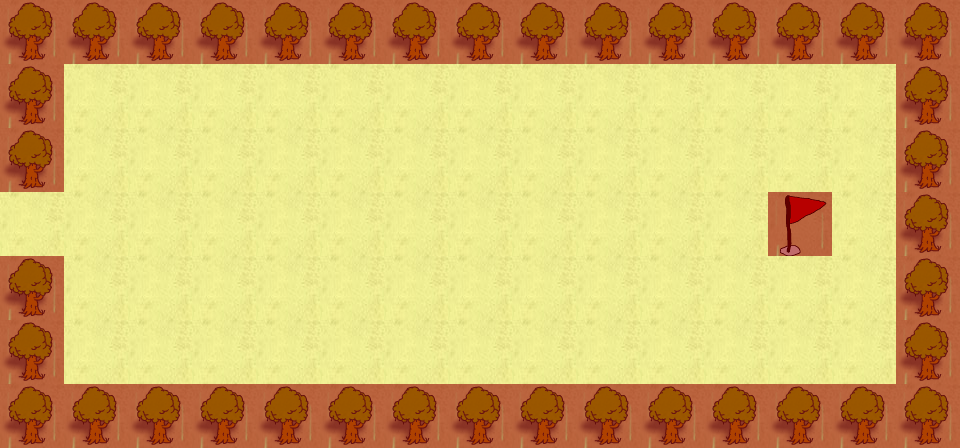

Rendered tile map (Tiled .tmx) drawn with the repository's tilesets; below, a short description and the map source with its tile grids summarised:
An orthogonal 15x7 tile map with 64x64 px tiles, 3 tile layers (ground, foreground, SpecialLayer), 8 tilesets and 13 objects (characters/player/player, characters/npcs/myla/myla, characters/npcs/snake/ben, characters/npcs/snake/robert, characters/npcs/snake/alexandra, ...).

<map version="1.0" orientation="orthogonal" width="15" height="7" tilewidth="64" tileheight="64">
 <tileset firstgid="1" name="water" tilewidth="64" tileheight="64">
  <image source="../../../../tiles/water.png" width="320" height="1216" />
 </tileset>
 <tileset firstgid="96" name="jungle" tilewidth="64" tileheight="64">
  <image source="../../../../tiles/jungle.png" width="320" height="1216" />
 </tileset>
 <tileset firstgid="191" name="paths" tilewidth="64" tileheight="64">
  <image source="../../../../tiles/paths.png" width="320" height="1216" />
 </tileset>
 <tileset firstgid="286" name="objects" tilewidth="64" tileheight="64">
  <image source="../../../../tiles/objects.png" width="320" height="1216" />
 </tileset>
 <tileset firstgid="381" name="sand" tilewidth="64" tileheight="64">
  <image source="../../../../tiles/sand.png" width="320" height="1216" />
 </tileset>
 <tileset firstgid="476" name="walls" tilewidth="64" tileheight="64">
  <image source="../../../../tiles/walls.png" width="320" height="1216" />
 </tileset>
 <tileset firstgid="571" name="special" tilewidth="64" tileheight="64">
  <image source="../../../../tiles/special.png" width="320" height="1216" />
 </tileset>
 <tileset firstgid="666" name="0" tilewidth="64" tileheight="64">
  <image source="../../../../objects/checkpoint/sprites/0.png" width="64" height="64" />
 </tileset>
 <layer name="ground" width="15" height="7">
  <data>[105 cells, 105 non-empty, 1 distinct tile ids]</data>
 </layer>
 <layer name="foreground" width="15" height="7">
  <data>[105 cells, 40 non-empty, 2 distinct tile ids]</data>
 </layer>
 <objectgroup name="Object Layer 1" width="0" height="0">
  <object name="characters/player/player" gid="286" x="64" y="256" width="64" height="64" />
  <object name="characters/npcs/myla/myla" gid="286" x="0" y="256" width="64" height="64" />
  <object name="characters/npcs/snake/ben" gid="286" x="384" y="384" width="64" height="64" />
  <object name="characters/npcs/snake/robert" gid="286" x="192" y="128" width="64" height="64" />
  <object name="characters/npcs/snake/alexandra" gid="286" x="192" y="384" width="64" height="64" />
  <object name="characters/npcs/snake/annie" gid="286" x="704" y="128" width="64" height="64" />
  <object name="characters/npcs/snake/elisabeth" gid="286" x="832" y="256" width="64" height="64" />
  <object name="characters/npcs/snake/brad" gid="286" x="576" y="384" width="64" height="64" />
  <object name="characters/npcs/snake/francesca" gid="286" x="384" y="192" width="64" height="64" />
  <object name="characters/npcs/snake/jamie" gid="286" x="512" y="128" width="64" height="64" />
  <object name="tile_trigger/leave_hall" gid="292" x="0" y="256" width="64" height="64" />
  <object name="camera/camera" gid="292" x="0" y="64" width="64" height="64" />
  <object name="player_data/player_data" gid="287" x="0" y="64" />
 </objectgroup>
 <layer name="SpecialLayer" width="15" height="7">
  <data>[105 cells, 40 non-empty, 1 distinct tile ids]</data>
 </layer>
</map>
